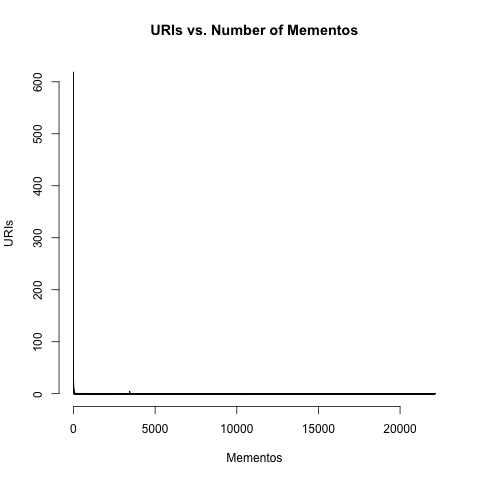

Write R code to recreate this figure.
#!/usr/bin/Rscript

d = read.csv( "mementoCounts.txt", stringsAsFactors=F, header = FALSE, sep = "\t" )

Mementos = d[,1]

brk <- seq(0, 22157, 1)

png("q2-histogram1.png")
hist(Mementos, col=heat.colors(22157), main = "URIs vs. Number of Mementos", breaks=brk, freq = T, xlab="Mementos", ylab="URIs")

dev.off()

Mementos = Mementos[which(Mementos<22157)]
Mementos = Mementos[which(Mementos<10543)]

brk <- seq(0, 4000, 1)

png("q2-histogram2.png")
hist(Mementos, col=heat.colors(4000), main = "URIs vs. Number of Mementos", breaks=brk, freq = T, xlab="Mementos", ylab="URIs")

dev.off()

Mementos = Mementos[which(Mementos<100)]

brk <- seq(0, 100, 1)

png("q2-histogram3.png")
hist(Mementos, col=heat.colors(100), main = "URIs vs. Number of Mementos", breaks=brk, freq = T, xlab="Mementos", ylab="URIs")

dev.off()
